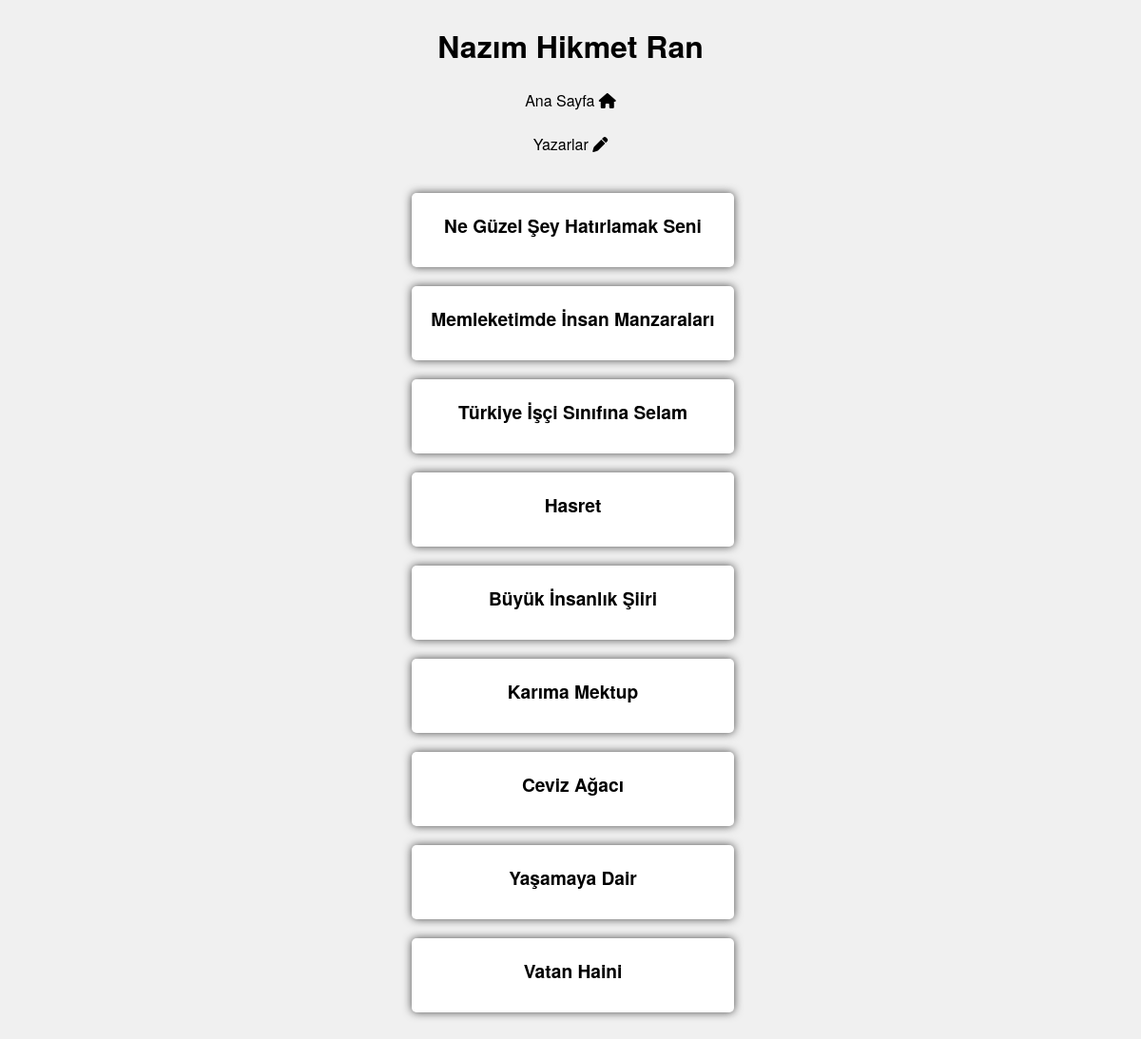
/authorpoet/Nazım Hikmet Ran/, run on the app's committed database.
### poetsShown/models.py (models this page shows, shortened)
class poet_author(models.Model):
    author = models.CharField(max_length=60)
    def __str__(self):
        return self.author

class poets_shown(models.Model):
    poetAuthor = models.ForeignKey(poet_author,on_delete=models.CASCADE)
    poetName = models.CharField(max_length=60)
    poetContext = models.TextField(max_length=4000)
    popularity = models.PositiveIntegerField(default=0)

### poetsShown/views.py (the view)
# urls.py: path("authorpoet/<str:poetAuthor>/", views.authorPoets, name='author_shown'),
def authorPoets(request, poetAuthor):
    author = get_object_or_404(poet_author, author=poetAuthor)
    authorPoet = poets_shown.objects.filter(poetAuthor=author).order_by('-id')
    return render(request, 'poetsShown/authorPoets.html', {
        'authorPoet': authorPoet,
        'author':author,
        })

### poetsShown/templates/poetsShown/authorPoets.html (shortened to what this page needs)
{% extends "poetsShown/base.html" %}
{% load static %}
{% block title %}
    <link rel="stylesheet" href="{% static 'poetsShown/css/authorPoets.css' %}">
{% endblock title %}
{% block body %}
    <h1>{{author}}</h1>
    <br>
    <a href="{% url 'index' %}">Ana Sayfa <i class="fa-solid fa-house"></i></a>
    <br>
    <br>
    <a href="{% url 'author' %}">Yazarlar <i class="fa-solid fa-pen"></i></a>
    <div class="container">
        {% for poet in authorPoet %}
    <ul class="authorList">
        <li class="authorShow">
                <div class="author"><a href="{% url 'poet_show' name=poet.poetName %}">{{ poet.poetName }}</a></div>
        </li>
        {% endfor %}
    </ul>
    </div>
{% endblock %}

### poetsShown/static/poetsShown/css/authorPoets.css (style rules this page uses)
* { box-sizing: border-box; margin: 0; padding: 0; text-align: center; text-decoration: none; }
body { font-family: "Helvetica Neue", Arial, sans-serif; background-color: #f0f0f0; }
.container { display: flex; justify-content: center; align-items: center; min-height: 100vh; padding: 20px; margin-bottom: 25%; }
.authorShow { background-color: white; border-radius: 5px; box-shadow: 0 0 10px rgba(0, 0, 0, 0.7); margin: 20px; padding: 20px; max-width: 400px; text-align: center; margin-left: 25px; }
.author { font-size: 1.2em; font-weight: bold; margin-bottom: 10px; }
ul { list-style-type: none; }
h1 { padding-top: 25px; }
a { text-decoration: none; color: black; }

### data on the page
poet_author: author "Nazım Hikmet Ran"
poets_shown: poetName "Ne Güzel Şey Hatırlamak Seni"
poets_shown: poetName "Memleketimde İnsan Manzaraları"
poets_shown: poetName "Türkiye İşçi Sınıfına Selam"
poets_shown: poetName "Hasret"
poets_shown: poetName "Büyük İnsanlık Şiiri"
poets_shown: poetName "Karıma Mektup"
poets_shown: poetName "Ceviz Ağacı"
poets_shown: poetName "Yaşamaya Dair"
poets_shown: poetName "Vatan Haini"
